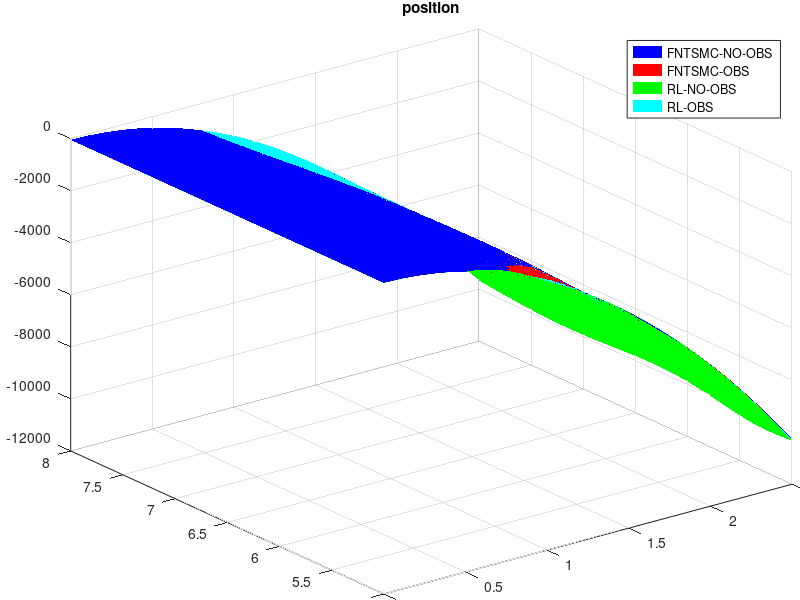

Recreate this plot in MATLAB.
clc;clear;

%% attitude
data_fntsmc_no_obs = csvread('comparative_cost_surface/att_cost_surface_fntsmc_no_obs.csv', 1, 0);
data_fntsmc_obs = csvread('comparative_cost_surface/att_cost_surface_fntsmc_obs.csv', 1, 0);
data_rl_no_obs = csvread('comparative_cost_surface/att_cost_surface_rl_no_obs.csv', 1, 0);
data_rl_obs = csvread('comparative_cost_surface/att_cost_surface_rl_obs.csv', 1, 0);


A = data_fntsmc_no_obs(:, 1);
T = data_fntsmc_no_obs(:, 2);

%% reward
r_fntsmc_no_obs = data_fntsmc_no_obs(:, 3);
r_fntsmc_obs = data_fntsmc_obs(:, 3);
r_rl_no_obs = data_rl_no_obs(:, 3);
r_rl_obs = data_rl_obs(:, 3);


%% 
figure()
set(gca, 'LooseInset', [0.01, 0.01, 0.01, 0.01]);
[x, y] = meshgrid(linspace(min(A), max(A), 50), linspace(min(T), max(T), 50));

%% plot FNTSMC-NO-OBS
z1 = griddata(A, T, r_fntsmc_no_obs, x, y);
mesh(x, y, z1, 'facecolor', 'b', 'EdgeColor', 'none'); hold on;

%% plot FNTSMC-OBS
z2 = griddata(A, T, r_fntsmc_obs, x, y);
mesh(x, y, z2, 'facecolor', 'r', 'EdgeColor', 'none'); hold on;

%% plot RL-NO-OBS
z3 = griddata(A, T, r_rl_no_obs, x, y);
mesh(x, y, z3, 'facecolor', 'g', 'EdgeColor', 'none'); hold on;

%% plot RL-OBS
z4 = griddata(A, T, r_rl_obs, x, y);
mesh(x, y, z4, 'facecolor', 'cyan', 'EdgeColor', 'none'); hold on;

legend('FNTSMC-NO-OBS', 'FNTSMC-OBS', 'RL-NO-OBS', 'RL-OBS');
title('position');
grid on;
